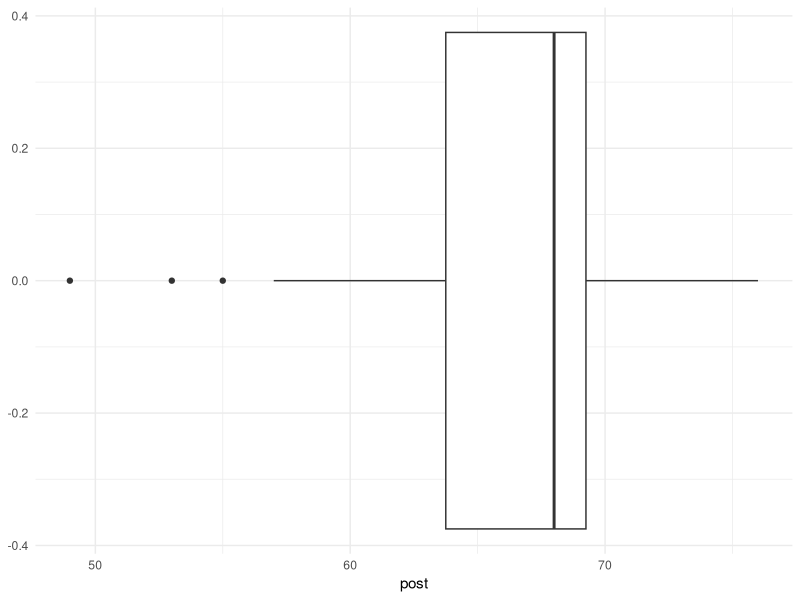
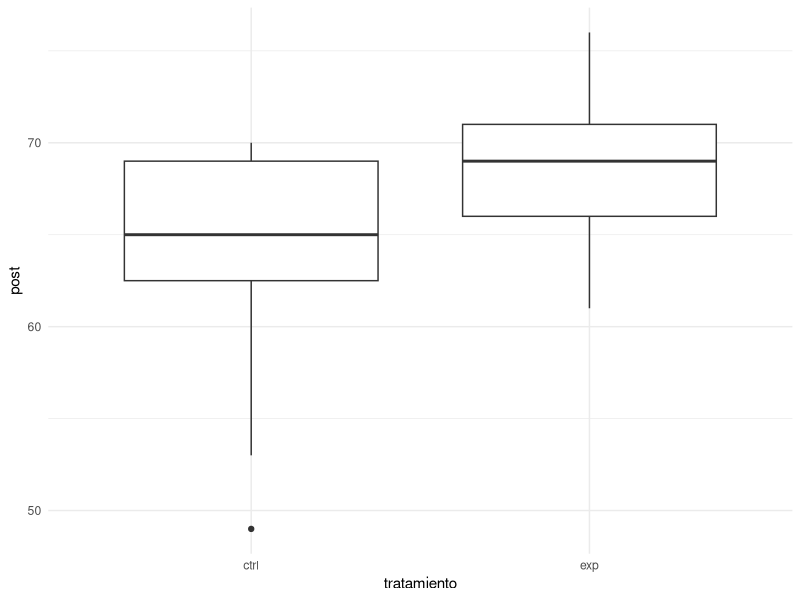
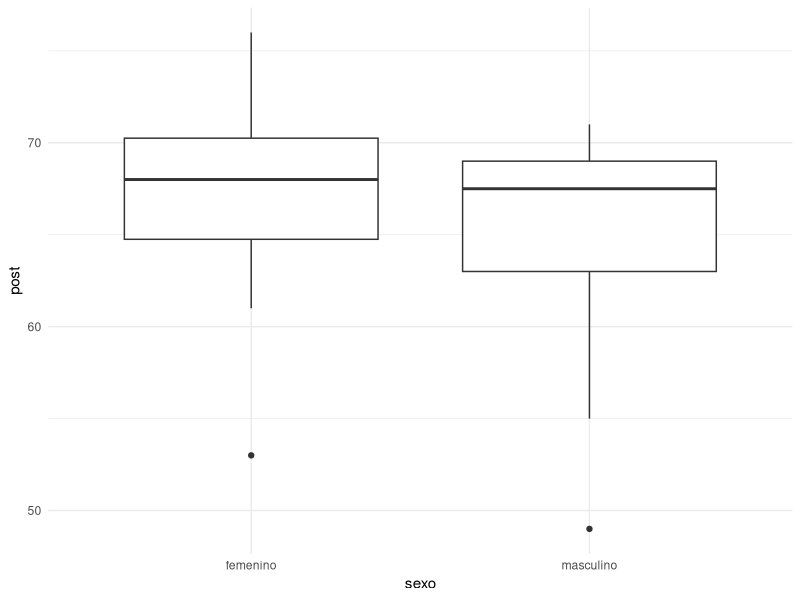
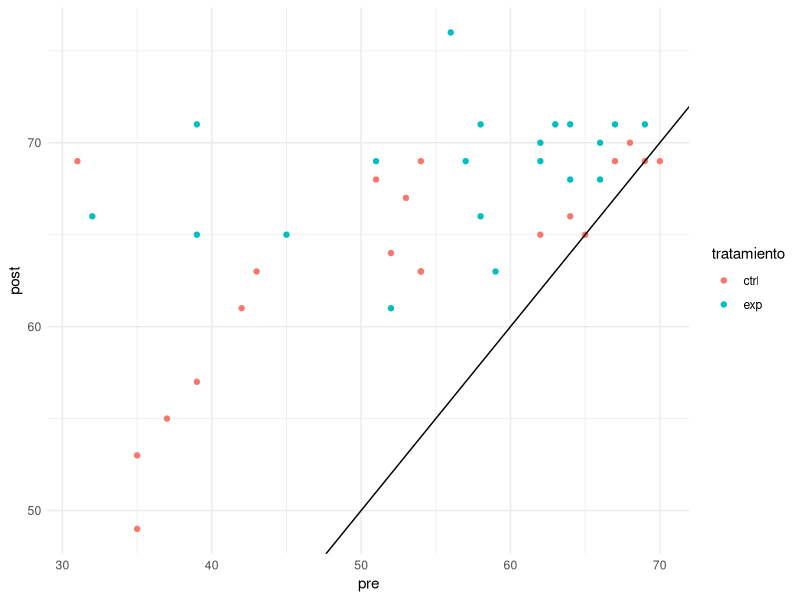
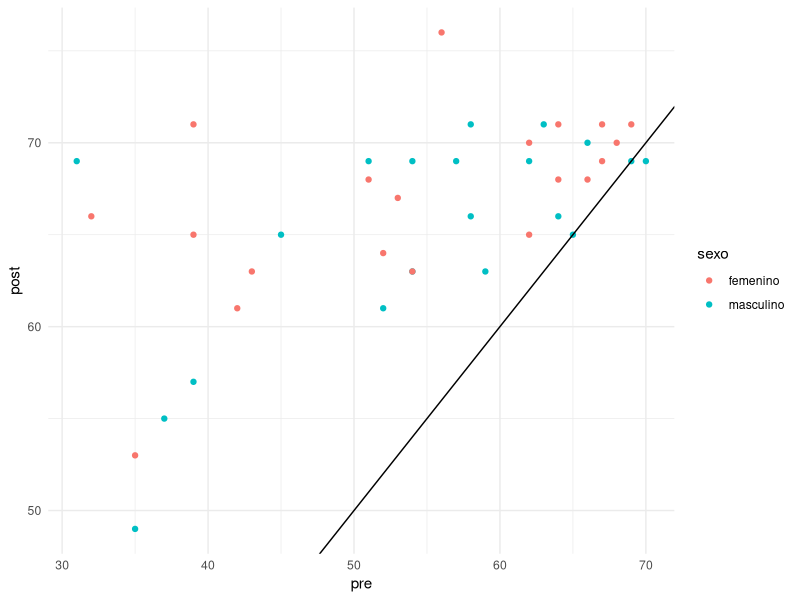

The R script that drew these images, in order:
library(readxl)
library(ggplot2)
library(dplyr)
library(car)

datos <- read_xlsx("audicion.xlsx")

str(datos)

mean(datos$post)
sd(datos$post)

datos %>% 
  ggplot(aes(x=post)) +
  geom_boxplot() +
  theme_minimal()

datos <- datos %>% mutate(tratamiento = as.factor(tratamiento),
                          sexo = as.factor(sexo))

datos %>% 
  ggplot(aes(x=tratamiento, y=post)) +
  geom_boxplot() +
  theme_minimal()

datos %>% 
  ggplot(aes(x=sexo, y=post)) +
  geom_boxplot() +
  theme_minimal()

cor <- with(datos, cor(pre,post))

datos %>% 
  ggplot(aes(x=pre, y=post)) +
  geom_point(aes(color = tratamiento)) +
  theme_minimal() +
  geom_abline()

datos %>% 
  ggplot(aes(x=pre, y=post)) +
  geom_point(aes(color = sexo)) +
  theme_minimal() +
  geom_abline()

#efecto tratamiento con estadistico t
dif_tratamientos <- t.test(post ~ tratamiento, data = datos, var.equal = TRUE)
dif_tratamientos

#idem. con modelin lineal
modelin <- lm(post ~ tratamiento, data=datos)
summary(modelin)

#rechazamos muexp = muctrl

#efecto tratamiento y sexo
modelin2 <- lm(post ~ tratamiento + sexo, data=datos)
summary(modelin2)
#sea cual sea el sexo el tratamiento es igual

#pero el efecto del tratamiento esta afectado por el sexo?
#interacción
modelin3 <- lm(post ~ tratamiento*sexo, data=datos)
summary(modelin3)
#la interaccion no es significativa,no?

Anova(modelin3)
#aparentemente NO es significativa, el sexo no modifica el efecto del tratamiento
#volvemos al anterior? la signif del sexo tampoco aportaba, entonces volvemos al primero, solo tratamiento
#modelin tiene mas potencia

#Es posible que el grupo experimental haya tenido mejores resultados debido a que sus
#participantes ya tuvieran mejor audición. 

modelin4 <- lm(post ~ tratamiento + pre, data = datos)
summary(modelin4)
#hay un tratamiento q funciona mejor q el otro incluso incluyendo pre

#considerando sexo
modelin5 <- lm(post ~ tratamiento + pre + sexo, data = datos)
summary(modelin5)
#sexo no significativo

modelin6 <- lm(post ~ tratamiento + pre + sexo + sexo*tratamiento, data = datos)
summary(modelin6)
#duda: incluir sexo y tratamiento + interacción?

#conclusao: no hay diferencias entre sexos

#a realizar: construir ganancia post-pre y ver si da lo mismo :)
